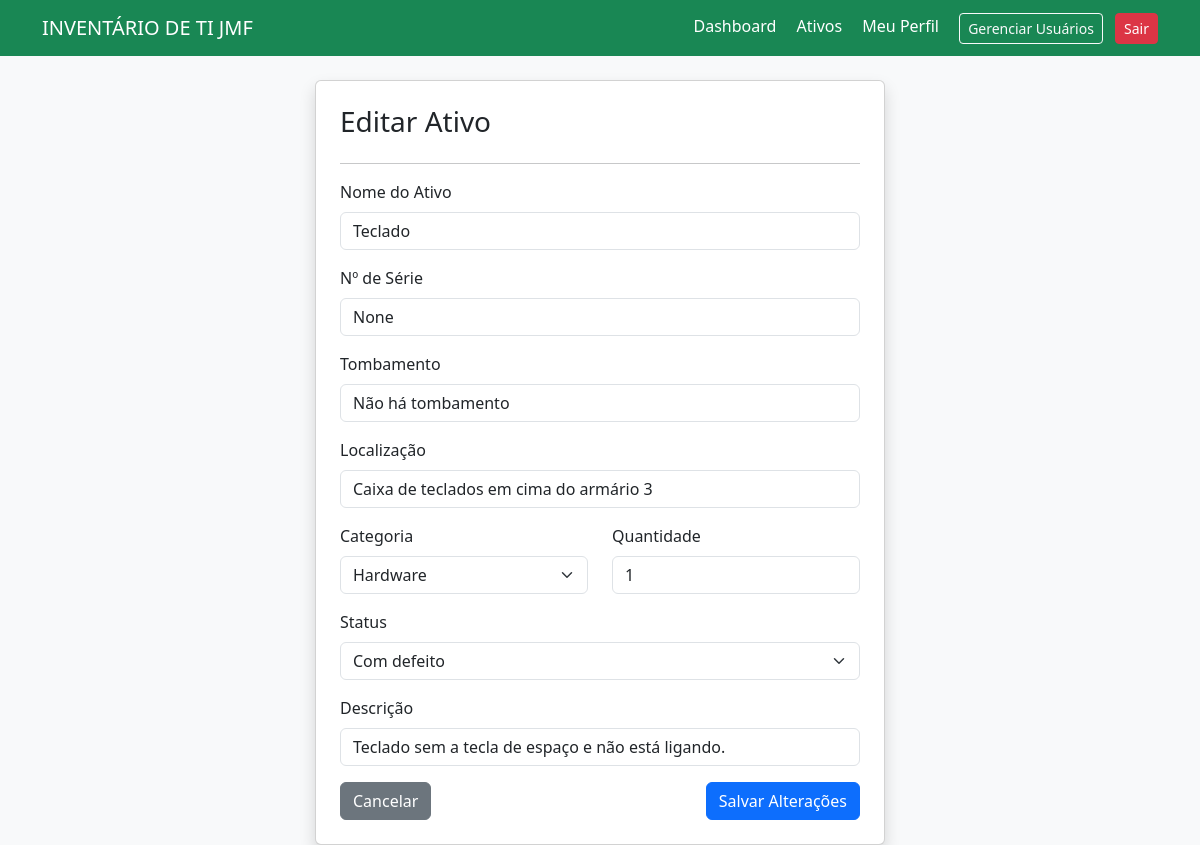
/editar/4 (signed in), run on the app's committed database.
### app.py (models this page shows)
class Ativo(db.Model):
    id = db.Column(db.Integer, primary_key=True)
    nome = db.Column(db.String(100), nullable=False)
    num_serie = db.Column(db.String(100))  # <-- NOVO CAMPO
    tombamento = db.Column(db.String(50), default="Não há tombamento") # Novo campo
    localizacao = db.Column(db.String(200)) # Novo campo
    categoria = db.Column(db.String(50))
    status = db.Column(db.String(50))
    quantidade = db.Column(db.Integer, default=1)
    descricao = db.Column(db.String(200))

### app.py (the view, shortened to what this page needs)
@app.route('/editar/<int:id>', methods=['GET', 'POST'])
@login_required
def editar_ativo(id):
    ativo = Ativo.query.get_or_404(id)
    return render_template('editar_ativo.html', ativo=ativo)

### app.py (called while the page is built)
@login_manager.user_loader
def load_user(user_id):
    return User.query.get(int(user_id))

### templates/editar_ativo.html (shortened to what this page needs)
{% extends 'base.html' %}
{% block content %}
<div class="row justify-content-center">
    <div class="col-md-6 card p-4 shadow">
        <h3>Editar Ativo</h3>
        <hr>
        <form method="POST">
            <div class="mb-3">
                <label class="form-label">Nome do Ativo</label>
                <input type="text" name="nome" value="{{ ativo.nome }}" class="form-control" required>
            </div>
            <div class="mb-3">
                <label class="form-label">Nº de Série</label>
                <input type="text" name="num_serie" value="{{ ativo.num_serie }}" class="form-control">
            </div>
            <div class="mb-3">
                <label class="form-label">Tombamento</label>
                <input type="text" name="tombamento" value="{{ ativo.tombamento }}" class="form-control">
            </div>
            <div class="mb-3">
                <label class="form-label">Localização</label>
                <input type="text" name="localizacao" value="{{ ativo.localizacao }}" class="form-control">
            </div>
            <div class="row">
                <div class="col-md-6 mb-3">
                    <label class="form-label">Categoria</label>
                    <select name="categoria" class="form-select">
                        <option value="Hardware" {% if ativo.categoria == 'Hardware' %}selected{% endif %}>Hardware</option>
                    </select>
                </div>
                <div class="col-md-6 mb-3">
                    <label class="form-label">Quantidade</label>
                    <input type="number" name="quantidade" value="{{ ativo.quantidade }}" class="form-control" min="1" required>
                </div>
            </div>
            <div class="mb-3">
                <label class="form-label">Status</label>
                <select name="status" class="form-select">
                    <option value="Com defeito" {% if ativo.status == 'Com defeito' %}selected{% endif %}>Com defeito</option>
                </select>
            </div>
            <div class="mb-3">
                <label class="form-label">Descrição</label>
                <input type="text" name="descricao" value="{{ ativo.descricao }}" class="form-control">
            </div>
            <div class="d-flex justify-content-between">
                <a href="{{ url_for('ativos') }}" class="btn btn-secondary">Cancelar</a>
                <button type="submit" class="btn btn-primary">Salvar Alterações</button>
            </div>
        </form>
    </div>
</div>
{% endblock %}

### data on the page
Ativo: nome "Teclado", num_serie "None", tombamento "Não há tombamento", localizacao "Caixa de teclados em cima do armário 3", categoria "Hardware", quantidade "1", status "Com defeito", descricao "Teclado sem a tecla de espaço e não está ligando."
